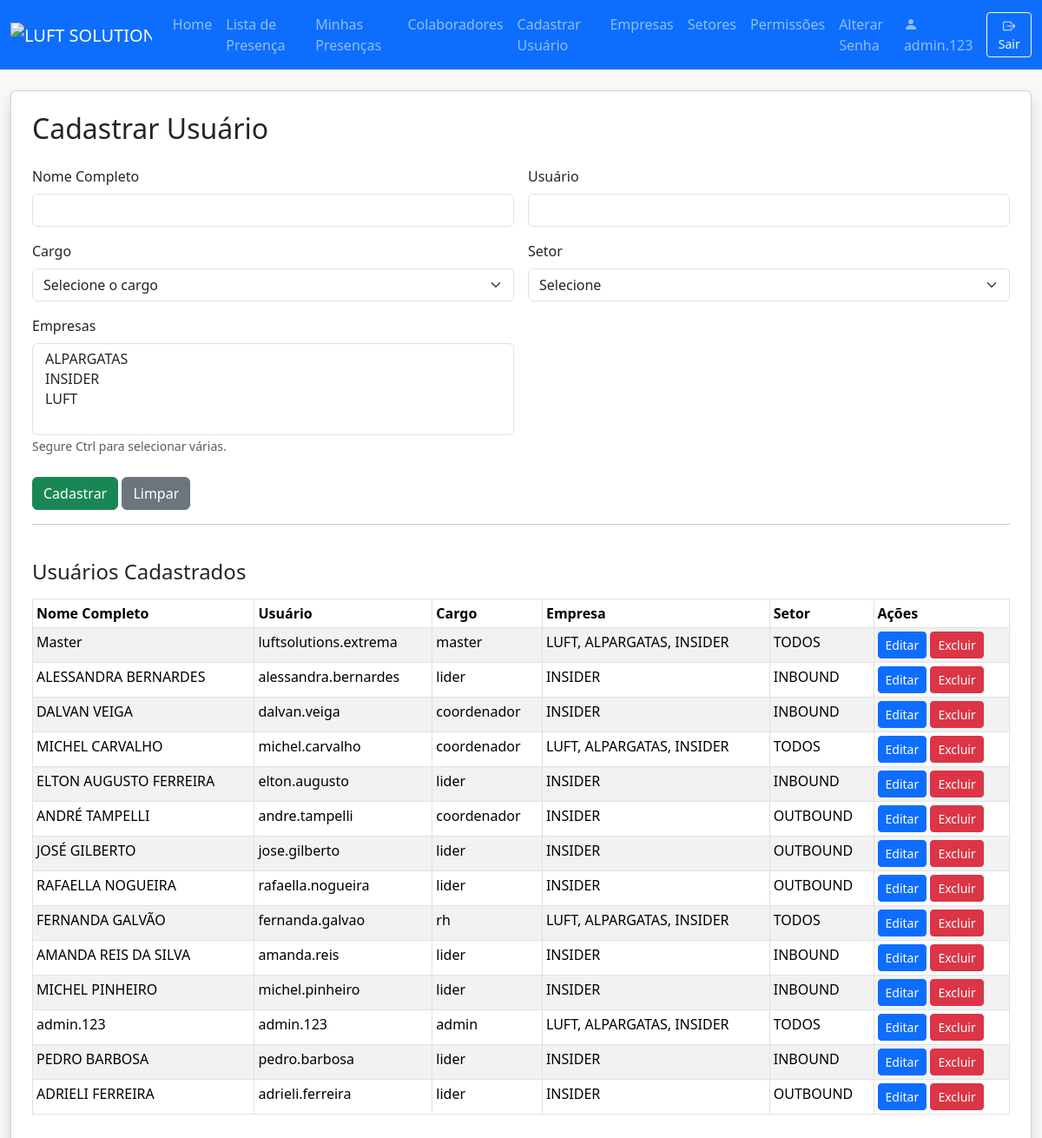
Screenshot of /register_user (signed in) with the database file from the repository.
### models.py (models this page shows)
class User(db.Model):
    id = db.Column(db.Integer, primary_key=True)
    nome_completo = db.Column(db.String(150), nullable=False)
    username = db.Column(db.String(80), unique=True, nullable=False)
    password = db.Column(db.String(200), nullable=False)
    role = db.Column(db.String(20), nullable=False, default='lider')
    empresa_id = db.Column(db.Integer, db.ForeignKey('empresa.id'))
    setor_id = db.Column(db.Integer, db.ForeignKey('setor.id'))
    empresas = db.relationship('Empresa', secondary=user_empresas, backref='usuarios')
    empresa = db.relationship('Empresa')
    setor = db.relationship('Setor')
    precisa_trocar_senha = db.Column(db.Boolean, default=True)

class Setor(db.Model):
    id = db.Column(db.Integer, primary_key=True)
    nome = db.Column(db.String(100), unique=True, nullable=False)

### app.py (the view, shortened to what this page needs)
@app.route('/register_user', methods=['GET', 'POST'])
@login_required
def register_user():
    if not has_permission(g.user, 'can_access_register_user'):
        flash('Sem acesso. Entre em contato: analiseoperacional.extrema@luftsolutions.com.br')
        return redirect(url_for('index'))
    users = User.query.all()
    empresas = Empresa.query.order_by(Empresa.nome).all()
    setores = Setor.query.order_by(Setor.nome).all()
    return render_template('register_user.html', users=users, empresas=empresas, setores=setores, user=g.user)

### app.py (called while the page is built)
@app.after_request
def add_no_cache_headers(response):
    response.headers['Cache-Control'] = 'no-store, no-cache, must-revalidate, private'
    response.headers['Pragma'] = 'no-cache'
    response.headers['Expires'] = '0'
    return response

@app.before_request
def load_logged_in_user():
    user_id = session.get('user_id')
    g.user = None
    if user_id is not None:
        g.user = User.query.get(user_id)
    public_routes = ['login', 'static', 'home']
    if not g.user and request.endpoint not in public_routes:
        flash('Faça login para acessar esta página.')
        return redirect(url_for('login', next=request.url))

def login_required(f):
    @wraps(f)
    def decorated_function(*args, **kwargs):
        if g.user is None:
            flash('Faça login para acessar esta página.')
            return redirect(url_for('login', next=request.url))
        return f(*args, **kwargs)
    return decorated_function

def has_permission(user, perm_field):
    if not user:
        return False
    if user.username == MASTER_USER:
        return True
    perm = Permission.query.filter_by(role=user.role).first()
    return getattr(perm, perm_field, False) if perm else False

### templates/register_user.html (shortened to what this page needs)
<!DOCTYPE html>
<html lang="pt-br">
<head>
    <link href="https://cdn.jsdelivr.net/npm/bootstrap@5.3.3/dist/css/bootstrap.min.css" rel="stylesheet">
</head>
<body class="bg-light">
    {% extends "navbar.html" %}
    {% block content %}
    <div class="card shadow p-4 mb-4">
        <h2 class="mb-4">Cadastrar Usuário</h2>
        <form method="POST" autocomplete="off">
            <div class="row g-3">
                <div class="col-md-6">
                    <label for="nome_completo" class="form-label">Nome Completo</label>
                    <input type="text" class="form-control" id="nome_completo" name="nome_completo" required>
                </div>
                <div class="col-md-6">
                    <label for="username" class="form-label">Usuário</label>
                    <input type="text" class="form-control" id="username" name="username" required>
                </div>
                <div class="col-md-6">
                    <label for="role" class="form-label">Cargo</label>
                    <select class="form-select" id="role" name="role" required>
                        <option value="">Selecione o cargo</option>
                    </select>
                </div>
                <div class="col-md-6">
                    <label for="setor" class="form-label">Setor</label>
                    <select class="form-select" id="setor" name="setor_id" required>
                        <option value="">Selecione</option>
                    </select>
                </div>
                <div class="col-md-6">
                    <label for="empresas" class="form-label">Empresas</label>
                    <select class="form-select" id="empresas" name="empresas" multiple required>
                        {% for empresa in empresas %}
                            <option value="{{ empresa.id }}"
                                {% if edit_user is defined and empresa.id in (edit_user.empresas|map(attribute='id')|list) %}selected{% endif %}>
                            </option>
                        {% endfor %}
                    </select>
                    <small class="form-text text-muted">Segure Ctrl para selecionar várias.</small>
                </div>
            </div>
            <div class="mt-4">
                <button type="submit" class="btn btn-success">Cadastrar</button>
                <button type="reset" class="btn btn-secondary">Limpar</button>
            </div>
        </form>
        <hr>
        <h4 class="mt-4">Usuários Cadastrados</h4>
        <div class="table-responsive">
            <table class="table table-bordered table-striped table-sm mt-2">
                <thead>
                    <tr>
                        <th>Nome Completo</th>
                        <th>Usuário</th>
                        <th>Cargo</th>
                        <th>Empresa</th>
                        <th>Setor</th>
                        <th>Ações</th>
                    </tr>
                </thead>
                <tbody>
                    {% for u in users %}
                    <tr>
                        <td>{{ u.nome_completo }}</td>
                        <td>{{ u.username }}</td>
                        <td>{{ u.role }}</td>
                        <td>
                            {% if u.empresas %}
                                {{ u.empresas | map(attribute='nome') | join(', ') }}
                            {% else %}
                                -
                            {% endif %}
                        </td>
                        <td>{{ u.setor.nome if u.setor else '' }}</td>
                        <td>
                            <a href="{{ url_for('edit_user', user_id=u.id) }}" class="btn btn-sm btn-primary">Editar</a>
                            <a href="{{ url_for('delete_user', user_id=u.id) }}" class="btn btn-sm btn-danger" onclick="return confirm('Deseja excluir este usuário?')">Excluir</a>
                        </td>
                    </tr>
                    {% endfor %}
                </tbody>
            </table>
        </div>
    </div>
    {% endblock %}

### templates/navbar.html (shortened to what this page needs)
<!DOCTYPE html>
<html lang="pt-br">
<head>
  <link href="https://cdn.jsdelivr.net/npm/bootstrap@5.3.3/dist/css/bootstrap.min.css" rel="stylesheet">
  <link rel="stylesheet" href="https://cdn.jsdelivr.net/npm/bootstrap-icons@1.11.3/font/bootstrap-icons.min.css">
</head>
<body class="bg-light">
  <nav class="navbar navbar-expand-lg navbar-dark bg-primary">
    <div class="container-fluid">
      <a class="navbar-brand" href="#">
        <img src="https://i.postimg.cc/hPGVrc5f/LUFT-SOLUTIONS.webp" alt="LUFT SOLUTIONS" style="height:48px;">
      </a>
      <div class="collapse navbar-collapse" id="mainNavbar">
        <ul class="navbar-nav me-auto mb-2 mb-lg-0">
          {% if user and has_permission(user, 'can_access_index') %}
          <li class="nav-item">
            <a class="nav-link" href="{{ url_for('index') }}">Home</a>
          </li>
          {% endif %}
          {% if user and has_permission(user, 'can_access_lista_presenca') %}
          <li class="nav-item">
            <a class="nav-link" href="{{ url_for('lista_presenca') }}">Lista de Presença</a>
          </li>
          <li class="nav-item">
            <a class="nav-link" href="{{ url_for('minhas_presencas') }}">Minhas Presenças</a>
          </li>
          {% endif %}
          {% if user and has_permission(user, 'can_access_colaboradores') %}
          <li class="nav-item">
            <a class="nav-link" href="{{ url_for('colaboradores') }}">Colaboradores</a>
          </li>
          {% endif %}
          {% if user and has_permission(user, 'can_access_register_user') %}
          <li class="nav-item">
            <a class="nav-link" href="{{ url_for('register_user') }}">Cadastrar Usuário</a>
          </li>
          {% endif %}
          {% if user and has_permission(user, 'can_access_empresas') %}
          <li class="nav-item">
            <a class="nav-link" href="{{ url_for('empresas') }}">Empresas</a>
          </li>
          {% endif %}
          {% if user and has_permission(user, 'can_access_setores') %}
          <li class="nav-item">
            <a class="nav-link" href="{{ url_for('setores') }}">Setores</a>
          </li>
          {% endif %}
          {% if user and (user.role == 'admin' or user.role == 'master' or user.username == 'luftsolutions.extrema') %}
          <li class="nav-item">
            <a class="nav-link" href="{{ url_for('permissions') }}">Permissões</a>
          </li>
          {% endif %}
          {% if user %}
          <li class="nav-item">
              <a class="nav-link" href="{{ url_for('alterar_senha') }}">Alterar Senha</a>
          </li>
          {% endif %}
        </ul>
        {% if user %}
        <div class="d-flex align-items-center">
          <span class="navbar-text me-3">
            <i class="bi bi-person-fill"></i> {{ user.username }}
          </span>
          <a href="{{ url_for('logout') }}" class="btn btn-outline-light btn-sm" title="Sair">
            <i class="bi bi-box-arrow-right"></i> Sair
          </a>
        </div>
        {% endif %}
      </div>
    </div>
  </nav>
  <div class="container-fluid" style="padding-top: 24px;">
    {% block content %}{% endblock %}
  </div>
</body>
</html>

### rows the page displays
User: username "admin.123", nome_completo "admin.123", role "admin", empresas|map "LUFT, ALPARGATAS, INSIDER", setor "TODOS"
User: nome_completo "Master", username "luftsolutions.extrema", role "master", empresas|map "LUFT, ALPARGATAS, INSIDER", setor "TODOS"
User: nome_completo "ALESSANDRA BERNARDES", username "alessandra.bernardes", role "lider", empresas|map "INSIDER", setor "INBOUND"
User: nome_completo "DALVAN VEIGA", username "dalvan.veiga", role "coordenador", empresas|map "INSIDER", setor "INBOUND"
User: nome_completo "MICHEL CARVALHO", username "michel.carvalho", role "coordenador", empresas|map "LUFT, ALPARGATAS, INSIDER", setor "TODOS"
User: nome_completo "ELTON AUGUSTO FERREIRA", username "elton.augusto", role "lider", empresas|map "INSIDER", setor "INBOUND"
User: nome_completo "ANDRÉ TAMPELLI", username "andre.tampelli", role "coordenador", empresas|map "INSIDER", setor "OUTBOUND"
User: nome_completo "JOSÉ GILBERTO", username "jose.gilberto", role "lider", empresas|map "INSIDER", setor "OUTBOUND"
User: nome_completo "RAFAELLA NOGUEIRA", username "rafaella.nogueira", role "lider", empresas|map "INSIDER", setor "OUTBOUND"
User: nome_completo "FERNANDA GALVÃO", username "fernanda.galvao", role "rh", empresas|map "LUFT, ALPARGATAS, INSIDER", setor "TODOS"
User: nome_completo "AMANDA REIS DA SILVA", username "amanda.reis", role "lider", empresas|map "INSIDER", setor "INBOUND"
User: nome_completo "MICHEL PINHEIRO", username "michel.pinheiro", role "lider", empresas|map "INSIDER", setor "INBOUND"
User: nome_completo "PEDRO BARBOSA", username "pedro.barbosa", role "lider", empresas|map "INSIDER", setor "INBOUND"
User: nome_completo "ADRIELI FERREIRA", username "adrieli.ferreira", role "lider", empresas|map "INSIDER", setor "OUTBOUND"
